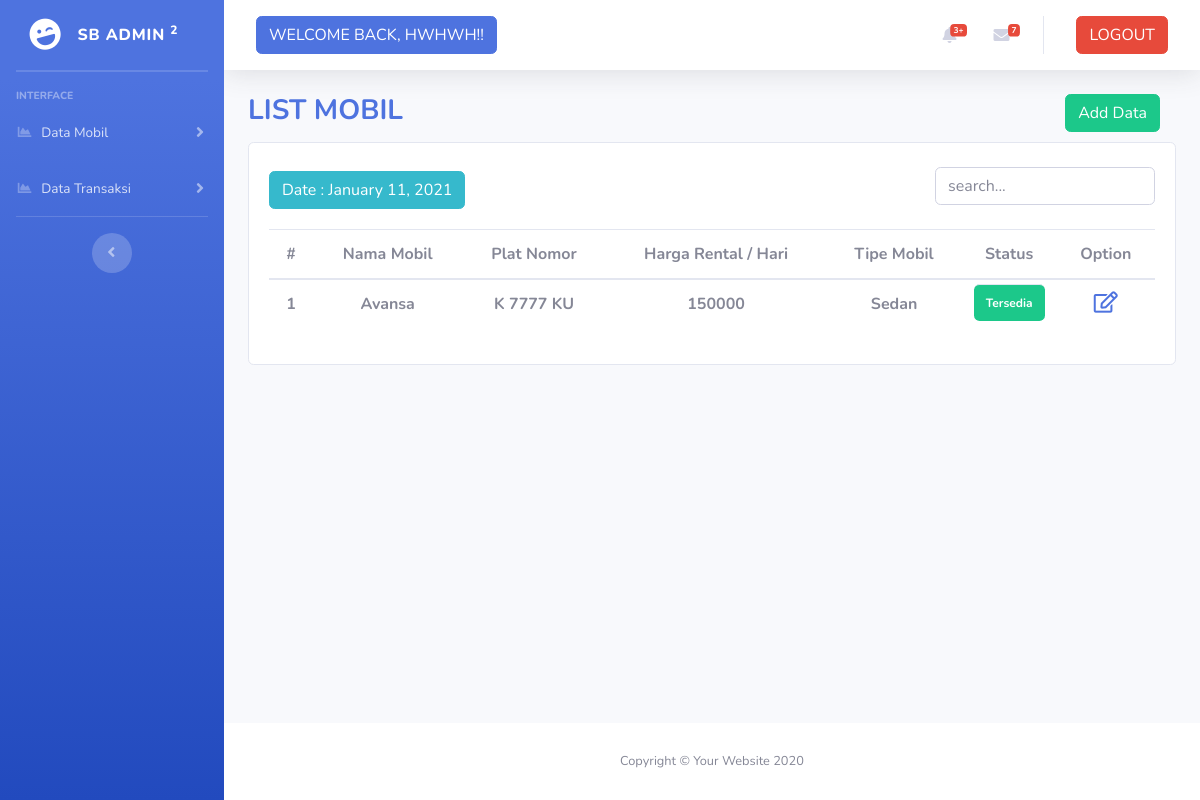
The page /admin/list_mobil.php (signed in) on the database its author committed.
### tables this page shows
CREATE TABLE `mobil_data` (
  `id_mobil` int(11) NOT NULL,
  `car_name` varchar(30) NOT NULL,
  `license_number` varchar(15) NOT NULL,
  `rental_price` int(11) NOT NULL,
  `type_car` varchar(15) NOT NULL,
  `status` varchar(10) NOT NULL,
  `description` text NOT NULL DEFAULT 'The Description Must Good!',
  `car_img` varchar(100) NOT NULL DEFAULT 'The char from image must bu less than 100 char!!'
);

### admin/auth.php (called while the page is built, shortened)
<?php
$connect = new mysqli('localhost', 'root', '', 'car_rent');
function query($query)
{
  global $connect;
  $result   = mysqli_query($connect, $query);
  $rows     = [];
  while ($row = mysqli_fetch_assoc($result)) {
    $rows[] = $row;
  }
  return $rows;
}

### admin/list_mobil.php (the view, shortened to what this page needs)
<?php
$sql = query('SELECT `id_mobil`,
                     `car_name`,
                     `license_number`,
                     `rental_price`,
                     `type_car`,
                     `status`
              FROM `mobil_data` ');
?>
<?php include 'template/header.php'; ?>
<body id="page-top">
  <div id="wrapper">
    <?php include 'template/sidebar.php'; ?>
    <div id="content-wrapper" class="d-flex flex-column">
      <div id="content">
        <?php include 'template/navbar.php'; ?>
        <div class="container">
          <div class="float-left">
            <h3 class="text-primary"><b>LIST MOBIL</b></h3>
          </div>
          <div class="float-right pr-3">
            <form method="POST">
              <a href="" class="btn btn-success" data-toggle="modal" data-target="#modal1">Add Data</a>
            </form>
          </div>
        </div>
        <div class="container pt-5 mt-3">
          <div class="card">
            <div class="card-body">
              <div class="form-inline d-flex float-left md-form form-sm pt-2 pb-3">
                <a class="btn btn-info">Date : <?php echo date("F j, Y"); ?></a>
              </div>
              <form class="form-inline d-flex float-right md-form form-sm pt-1" method="post">
                <div class="form-group">
                  <input class="form-control mb-4" id="tableSearch" type="text" placeholder="search...">
                </div>
              </form>
              <table class="table mt-5 text-center">
                <thead>
                  <tr>
                    <th scope="col">#</th>
                    <th scope="col">Nama Mobil</th>
                    <th scope="col">Plat Nomor</th>
                    <th scope="col">Harga Rental / Hari</th>
                    <th scope="col">Tipe Mobil</th>
                    <th scope="col">Status</th>
                    <th scope="col">Option</th>
                  </tr>
                </thead>
                <tbody id="myTable">
                  <?php
                    $i = 1;
                    foreach ($sql as $data) {
                      $debug = implode(",", $data);
                      ?>
                        <tr>
                          <th><?php echo $i; ?></th>
                          <th><?php echo $data['car_name']; ?></th>
                          <th><?php echo $data['license_number']; ?></th>
                          <th><?php echo $data['rental_price']; ?></th>
                          <th><?php echo $data['type_car']; ?></th>
                          <?php
                          if ($data['status'] == "Tersedia")
                            $color = 'success';
                          else
                            $color = 'danger'; ?>
                          <th class="badge badge-<?= $color ?> mt-1"><?php echo $data['status']; ?></th>
                          <th>
                            <a href="" class="openEditDialog" data-toggle="modal" data-target="#modal2" data-id="<?php echo $debug ?>"><i class="far fa-edit fa-lg"></i></a>
                          </th>
                        </tr>
                      <?php
                      $i++;
                    }
                  ?>
                </tbody>
              </table>
            </div>
          </div>
        </div>
      </div>
      <?php include 'template/footer.php'; ?>
</body>

### rows shown on the page
mobil_data: car_name "Avansa", license_number "K 7777 KU", rental_price "150000", type_car "Sedan", status "Tersedia"
